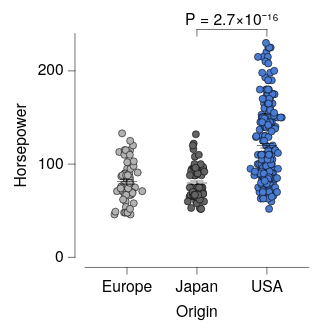

Write the Vega-Lite specification saved for this chart.
### Vega-Lite specification from a JSON file in a GitHub repository (floating-point values rounded to 4 significant figures; data arrays with more than 128 entries replaced by an {"elided": "..."} marker saying what was removed)
{"background": null, "config": {"arc": {"fill": "#DBDBDB", "fillOpacity": 1.0, "innerRadius": 25.0, "padAngle": 0.03, "stroke": "black", "strokeOpacity": 1, "strokeWidth": 0.25}, "area": {"fill": "#DBDBDB", "fillOpacity": 1.0, "stroke": "black", "strokeOpacity": 1, "strokeWidth": 0.25}, "axis": {"domain": true, "domainCap": "round", "domainColor": "black", "domainWidth": 0.25, "grid": false, "gridCap": "round", "gridColor": "#F1F1F1", "gridDash": [0, 0], "gridOpacity": 1.0, "gridWidth": 0.25, "labelColor": "black", "labelFont": "Helvetica Neue, HelveticaNeue, Helvetica, Arial, sans-serif", "labelFontSize": 7, "labelFontStyle": "normal", "labelFontWeight": 400, "offset": 4.5, "ticks": true, "tickCap": "round", "tickColor": "black", "tickRound": false, "tickSize": 3, "tickWidth": 0.25, "titleColor": "black", "titleFont": "Helvetica Neue, HelveticaNeue, Helvetica, Arial, sans-serif", "titleFontSize": 7, "titleFontStyle": "normal", "titleFontWeight": 400}, "axisX": {"domain": true, "labelAlign": "center", "labelAngle": 0, "labels": true, "ticks": true, "translate": 0}, "axisY": {"domain": true, "labelAlign": "right", "labelAngle": 0, "labels": true, "ticks": true, "translate": 0}, "axisRight": {"domain": true, "labelAlign": "left", "labelAngle": 0, "labels": true, "ticks": true, "translate": 0}, "axisTop": {"domain": true, "labelAlign": "center", "labelAngle": 0, "labels": true, "ticks": true, "translate": 0}, "axisBand": {"tickOffset": 0}, "bar": {"fill": "#DBDBDB", "fillOpacity": 1.0, "stroke": "black", "strokeOpacity": 1, "strokeWidth": 0.25}, "boxplot": {"size": 9.0, "ticks": {"cornerRadius": 0.25, "fill": "black", "opacity": 1, "size": 4.5, "thickness": 0.25}, "box": {"fillOpacity": 1.0, "stroke": "black", "strokeOpacity": 1, "strokeWidth": 0.25}, "median": {"cornerRadius": 0, "fill": "black", "fillOpacity": 1.0, "opacity": 1, "size": 9.0, "thickness": 0.25}, "rule": {"fill": "black", "fillOpacity": 1.0, "size": 10.0, "stroke": "black", "strokeDash": [0, 0], "strokeOpacity": 1, "strokeWidth": 0.25}, "outliers": {"color": "black", "fill": "black", "fillOpacity": 1.0, "size": 0, "stroke": "black", "strokeOpacity": 1, "strokeWidth": 0.25}}, "circle": {"fill": "black", "fillOpacity": 1.0, "size": 1.25, "stroke": null, "strokeOpacity": 1, "strokeWidth": 0.25}, "errorband": {"band": {"fillOpacity": 0.6, "stroke": null, "strokeWidth": 0.25, "strokeOpacity": 1}, "borders": {"opacity": 0, "strokeOpacity": 0.25, "strokeWidth": 1}}, "errorbar": {"opacity": 1, "rule": {"strokeDash": [0, 0], "strokeWidth": 0.25}, "ticks": {"color": "black", "cornerRadius": 0.125, "opacity": 1, "size": 6.0, "thickness": 0.25}, "thickness": 0.25}, "font": "Helvetica Neue, HelveticaNeue, Helvetica, Arial, sans-serif", "geoshape": {"fill": "#DBDBDB", "fillOpacity": 1.0, "stroke": "black", "strokeOpacity": 1, "strokeWidth": 0.25}, "header": {"labelColor": "black", "labelFont": "Helvetica Neue, HelveticaNeue, Helvetica, Arial, sans-serif", "labelFontSize": 7, "labelFontStyle": "normal", "labelFontWeight": 400, "titleColor": "black", "titleFont": "Helvetica Neue, HelveticaNeue, Helvetica, Arial, sans-serif", "titleFontSize": 7, "titleFontStyle": "normal", "titleFontWeight": 400, "titlePadding": 0}, "legend": {"disable": false, "offset": 4.5, "titlePadding": 4, "labelOffset": 2, "gradientLabelOffset": 2, "gradientLength": 50.0, "gradientThickness": 5.0, "gradientOpacity": 1.0, "gradientStrokeColor": "black", "gradientStrokeWidth": 0.25, "labelColor": "black", "labelFont": "Helvetica Neue, HelveticaNeue, Helvetica, Arial, sans-serif", "labelFontSize": 7, "labelFontStyle": "normal", "labelFontWeight": 400, "strokeColor": "black", "strokeWidth": 0, "symbolSize": 42, "symbolStrokeColor": "black", "symbolStrokeWidth": 0.25, "titleColor": "black", "titleFont": "Helvetica Neue, HelveticaNeue, Helvetica, Arial, sans-serif", "titleFontSize": 7, "titleFontStyle": "normal", "titleFontWeight": 400}, "line": {"color": "black", "stroke": "black", "strokeCap": "butt", "strokeDash": [0, 0], "strokeOpacity": 1, "strokeWidth": 0.5}, "point": {"filled": true, "fill": "#DBDBDB", "fillOpacity": 1.0, "size": 5.0, "stroke": "black", "strokeOpacity": 1, "strokeWidth": 0.25}, "range": {"category": ["#B2B2B2", "#636363", "#4A7CD3", "#008542", "#382864", "#509F98", "#284F93", "#005226", "#A398D6", "#173633"], "diverging": {"scheme": ["#443E60", "#5F597E", "#7C759B", "#9994B6", "#B7B4CC", "#D6D5DC", "#F6F6F6", "#D1DAD9", "#A4C2BF", "#7AA9A4", "#578E89", "#37736E", "#1B5954"]}, "heatmap": {"scheme": ["#32022B", "#43044D", "#4C196E", "#4D338C", "#484DA6", "#3A68BB", "#1D83CA", "#1D9CCB", "#23B5C9", "#28CDC5", "#4DE0B4", "#91EE9F"]}, "ordinal": {"scheme": ["#F1F1F1", "#DBDBDB", "#C6C6C6", "#B2B2B2", "#9D9D9D", "#898989", "#767676", "#636363", "#515151", "#404040", "#2F2F2F", "#1F1F1F"]}, "ramp": {"scheme": ["#32022B", "#43044D", "#4C196E", "#4D338C", "#484DA6", "#3A68BB", "#1D83CA", "#1D9CCB", "#23B5C9", "#28CDC5", "#4DE0B4", "#91EE9F"]}}, "rule": {"color": "black", "stroke": "black", "strokeCap": "round", "strokeDash": [2, 2], "strokeOpacity": 1, "strokeWidth": 0.25}, "scale": {"bandPaddingInner": 0.1, "bandPaddingOuter": 0.1, "round": false}, "rect": {"fill": "#DBDBDB", "fillOpacity": 1.0, "stroke": "black", "strokeOpacity": 1, "strokeWidth": 0.25}, "square": {"fill": "#DBDBDB", "fillOpacity": 1.0, "size": 10.0, "stroke": "black", "strokeOpacity": 1, "strokeWidth": 0.25}, "text": {"color": "black", "font": "Helvetica Neue, HelveticaNeue, Helvetica, Arial, sans-serif", "fontSize": 7, "fontStyle": "normal", "fontWeight": 400}, "tick": {"color": "black", "cornerRadius": 0.125, "opacity": 1.0, "size": 9.0, "thickness": 0.25}, "title": {"anchor": "middle", "frame": "group", "color": "black", "font": "Helvetica Neue, HelveticaNeue, Helvetica, Arial, sans-serif", "fontSize": 7, "fontStyle": "normal", "fontWeight": 400, "subtitleColor": "black", "subtitleFont": "Helvetica Neue, HelveticaNeue, Helvetica, Arial, sans-serif", "subtitleFontSize": "Helvetica Neue, HelveticaNeue, Helvetica, Arial, sans-serif", "subtitleFontStyle": "normal", "subtitleFontWeight": 400}, "trail": {"color": "black", "opacity": 1, "size": 0.5}, "view": {"continuousWidth": 100, "continuousHeight": 100, "discreteWidth": 100, "discreteHeight": 100, "fill": null, "stroke": null, "strokeWidth": 0.25}}, "layer": [{"data": {"name": "data-53eecb024a78fdc2be808dcfdc3af7a2"}, "mark": {"type": "circle", "opacity": 1.0, "size": 10.0, "stroke": "black", "strokeOpacity": 1, "strokeWidth": 0.25}, "encoding": {"color": {"field": "Origin", "legend": null, "scale": {"domain": ["Europe", "Japan", "USA"]}, "sort": ["Europe", "Japan", "USA"], "title": null, "type": "nominal"}, "x": {"axis": {}, "field": "Origin", "scale": {"domain": ["Europe", "Japan", "USA"]}, "sort": ["Europe", "Japan", "USA"], "title": "Origin", "type": "nominal"}, "xOffset": {"field": "jitter_x", "scale": {"domain": [-7.33, 7.33], "range": [5.17, 19.83]}, "type": "quantitative"}, "y": {"field": "Horsepower", "title": "Horsepower", "type": "quantitative"}}}, {"data": {"name": "data-6c4882663eaca411296217af4f5e04f9"}, "mark": {"type": "errorbar"}, "encoding": {"x": {"axis": {}, "field": "Origin", "scale": {"domain": ["Europe", "Japan", "USA"]}, "sort": ["Europe", "Japan", "USA"], "title": "Origin", "type": "nominal"}, "y": {"field": "__mean", "title": "Horsepower", "type": "quantitative"}, "yError": {"field": "__error"}}}, {"data": {"name": "data-6c4882663eaca411296217af4f5e04f9"}, "mark": {"type": "tick"}, "encoding": {"x": {"axis": {}, "field": "Origin", "scale": {"domain": ["Europe", "Japan", "USA"]}, "sort": ["Europe", "Japan", "USA"], "title": "Origin", "type": "nominal"}, "y": {"field": "__mean", "title": "Horsepower", "type": "quantitative"}}}, {"layer": [{"layer": [{"data": {"values": [{"x": "USA", "x2": "Japan", "y": 230.0, "__dysonsphere__": 1}]}, "mark": {"type": "rule", "strokeCap": "round", "strokeDash": [0, 0], "strokeWidth": 0.25, "yOffset": -6.0}, "encoding": {"x": {"field": "x", "type": "nominal"}, "x2": {"field": "x2"}, "y": {"field": "y", "type": "quantitative"}}}, {"data": {"values": [{"x": "USA", "y": 230.0, "y2": 230.0, "__dysonsphere__": 1}]}, "mark": {"type": "rule", "strokeCap": "round", "strokeDash": [0, 0], "strokeWidth": 0.25, "y2Offset": -3.0, "yOffset": -6.0}, "encoding": {"x": {"field": "x", "type": "nominal"}, "y": {"field": "y", "type": "quantitative"}, "y2": {"field": "y2"}}}, {"data": {"values": [{"x": "Japan", "y": 230.0, "y2": 230.0, "__dysonsphere__": 1}]}, "mark": {"type": "rule", "strokeCap": "round", "strokeDash": [0, 0], "strokeWidth": 0.25, "y2Offset": -3.0, "yOffset": -6.0}, "encoding": {"x": {"field": "x", "type": "nominal"}, "y": {"field": "y", "type": "quantitative"}, "y2": {"field": "y2"}}}, {"data": {"values": [{"y": 230.0, "label": "P = 2.7×10⁻¹⁶", "__dysonsphere__": 1}]}, "mark": {"type": "text", "align": "center", "dy": -10.0, "fontSize": 7}, "encoding": {"text": {"field": "label", "type": "nominal"}, "x": {"value": 65.62}, "y": {"field": "y", "type": "quantitative"}}}]}], "name": "__dysonsphere_906c71d739e1552c_9"}], "$schema": "https://vega.github.io/schema/vega-lite/v6.4.1.json", "datasets": {"data-53eecb024a78fdc2be808dcfdc3af7a2": {"elided": "400 records"}, "data-6c4882663eaca411296217af4f5e04f9": [{"Origin": "USA", "__mean": 119.9, "__error": 2.529, "__dysonsphere__": 1}, {"Origin": "Europe", "__mean": 81.0, "__error": 2.47, "__dysonsphere__": 1}, {"Origin": "Japan", "__mean": 79.84, "__error": 2.005, "__dysonsphere__": 1}]}}
